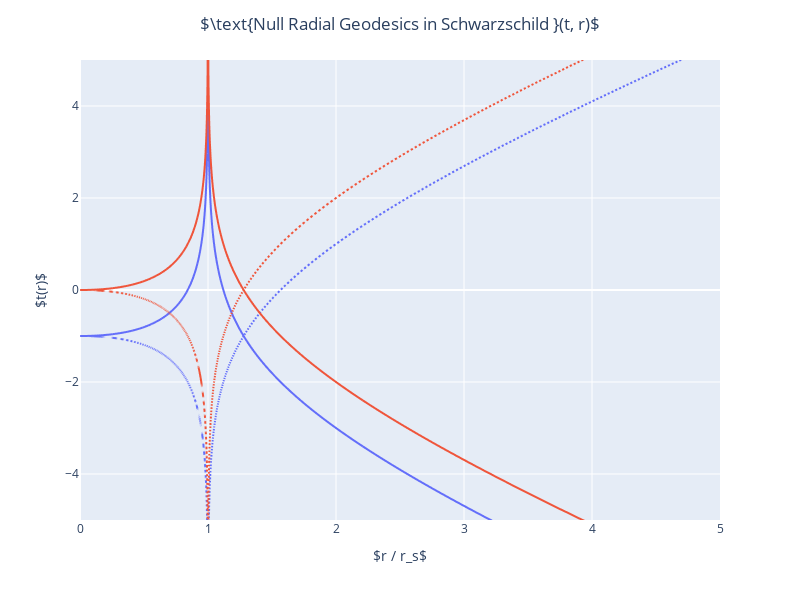

The notebook cell saved with this chart:
### Code cell
fig = px.line(df, x='r', y='t', color='c', line_dash='kind')
fig.update_layout(yaxis_range=[-5,5],
                  xaxis_range=[0,5],
                  width=800,
                  height=600,
                  showlegend=False,
                  title_text=r'$\text{Null Radial Geodesics in Schwarzschild }(t, r)$', 
                  title_x=0.5,
                  xaxis_title=r'$r / r_s$',
                  yaxis_title=r'$t(r)$')
fig.show()

### Figure 1 — Plotly figure (JSON) as saved in the notebook; plotly's stock layout.template omitted (floating-point values rounded to 4 significant figures; data arrays with more than 128 entries replaced by an {"elided": "..."} marker saying what was removed)
{"data": [{"hovertemplate": "c=-1.0<br>kind=In<br>r=%{x}<br>t=%{y}<extra></extra>", "legendgroup": "-1.0, In", "line": {"color": "#636efa", "dash": "solid"}, "marker": {"symbol": "circle"}, "mode": "lines", "name": "-1.0, In", "showlegend": true, "type": "scattergl", "x": {"elided": "5000 float values"}, "xaxis": "x", "y": {"elided": "5000 float values"}, "yaxis": "y"}, {"hovertemplate": "c=-1.0<br>kind=Out<br>r=%{x}<br>t=%{y}<extra></extra>", "legendgroup": "-1.0, Out", "line": {"color": "#636efa", "dash": "dot"}, "marker": {"symbol": "circle"}, "mode": "lines", "name": "-1.0, Out", "showlegend": true, "type": "scattergl", "x": {"elided": "5000 float values"}, "xaxis": "x", "y": {"elided": "5000 float values"}, "yaxis": "y"}, {"hovertemplate": "c=0.0<br>kind=In<br>r=%{x}<br>t=%{y}<extra></extra>", "legendgroup": "0.0, In", "line": {"color": "#EF553B", "dash": "solid"}, "marker": {"symbol": "circle"}, "mode": "lines", "name": "0.0, In", "showlegend": true, "type": "scattergl", "x": {"elided": "5000 float values"}, "xaxis": "x", "y": {"elided": "5000 float values"}, "yaxis": "y"}, {"hovertemplate": "c=0.0<br>kind=Out<br>r=%{x}<br>t=%{y}<extra></extra>", "legendgroup": "0.0, Out", "line": {"color": "#EF553B", "dash": "dot"}, "marker": {"symbol": "circle"}, "mode": "lines", "name": "0.0, Out", "showlegend": true, "type": "scattergl", "x": {"elided": "5000 float values"}, "xaxis": "x", "y": {"elided": "5000 float values"}, "yaxis": "y"}], "layout": {"height": 600, "legend": {"title": {"text": "c, kind"}, "tracegroupgap": 0}, "margin": {"t": 60}, "showlegend": false, "title": {"text": "$\\text{Null Radial Geodesics in Schwarzschild }(t, r)$", "x": 0.5}, "width": 800, "xaxis": {"anchor": "y", "domain": [0, 1], "range": [0, 5], "title": {"text": "$r / r_s$"}}, "yaxis": {"anchor": "x", "domain": [0, 1], "range": [-5, 5], "title": {"text": "$t(r)$"}}}}
